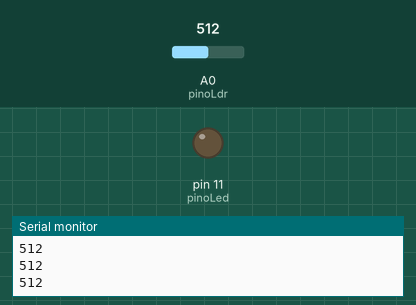
Recording of a sketch running on a simulated Arduino Uno, built with avr-gcc and run on an emulated ATmega328P. Shown: output pins drawn as LEDs (lit = HIGH), the last lines printed to the serial monitor. The inputs (shaded band) are chosen by the test bench; at power-on: A0 (pinoLdr) = 512.

Above: at 1.2 s.
1.3 s: A0 (pinoLdr) set to 892
2.8 s: A0 (pinoLdr) set to 913
At 3.7 s:
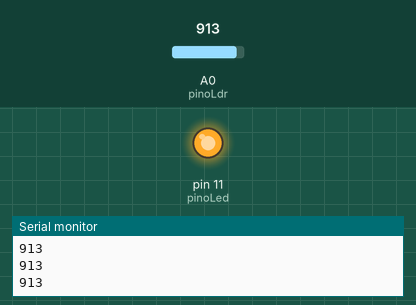
4.3 s: A0 (pinoLdr) set to 890
At 4.8 s:
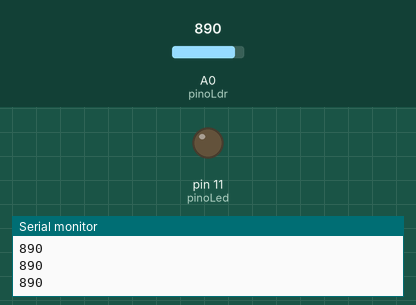
5.8 s: A0 (pinoLdr) set to 900
At 7.2 s:
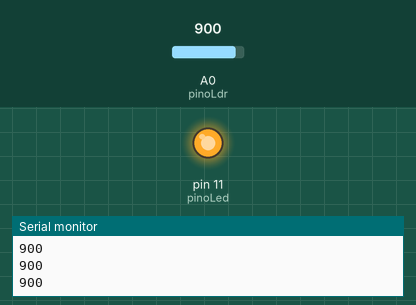
Timing chart, 0 to 8.3 s (numbered marks = the images above; inputs shaded):
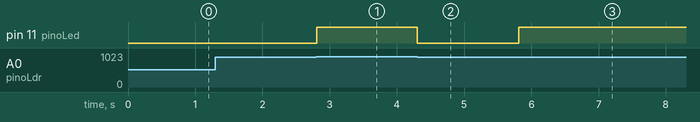

Measured:
- the behaviour switches between 899 and 900 on A0 (pinoLdr) (found by bisection; images 0 and 1)
- after the input at 2.8 s, pin 11 (pinoLed): LOW → HIGH at once
- after the input at 4.3 s, pin 11 (pinoLed): HIGH → LOW at once
- after the input at 5.8 s, pin 11 (pinoLed): LOW → HIGH at once

The sketch:

sensor-luz.ino
```cpp
const int pinoLed = 11;
const int pinoLdr = A0;
int valorLdr = 0;

void setup() {
  // put your setup code here, to run once:
  pinMode(pinoLed, OUTPUT);
  Serial.begin(9600);
}

void loop() {
  // put your main code here, to run repeatedly:
  valorLdr = analogRead(pinoLdr);
  Serial.println(valorLdr);

  if (valorLdr >= 900) {
    analogWrite(pinoLed, 255);
  } else {
    analogWrite(pinoLed, 0);
  }
}
```
